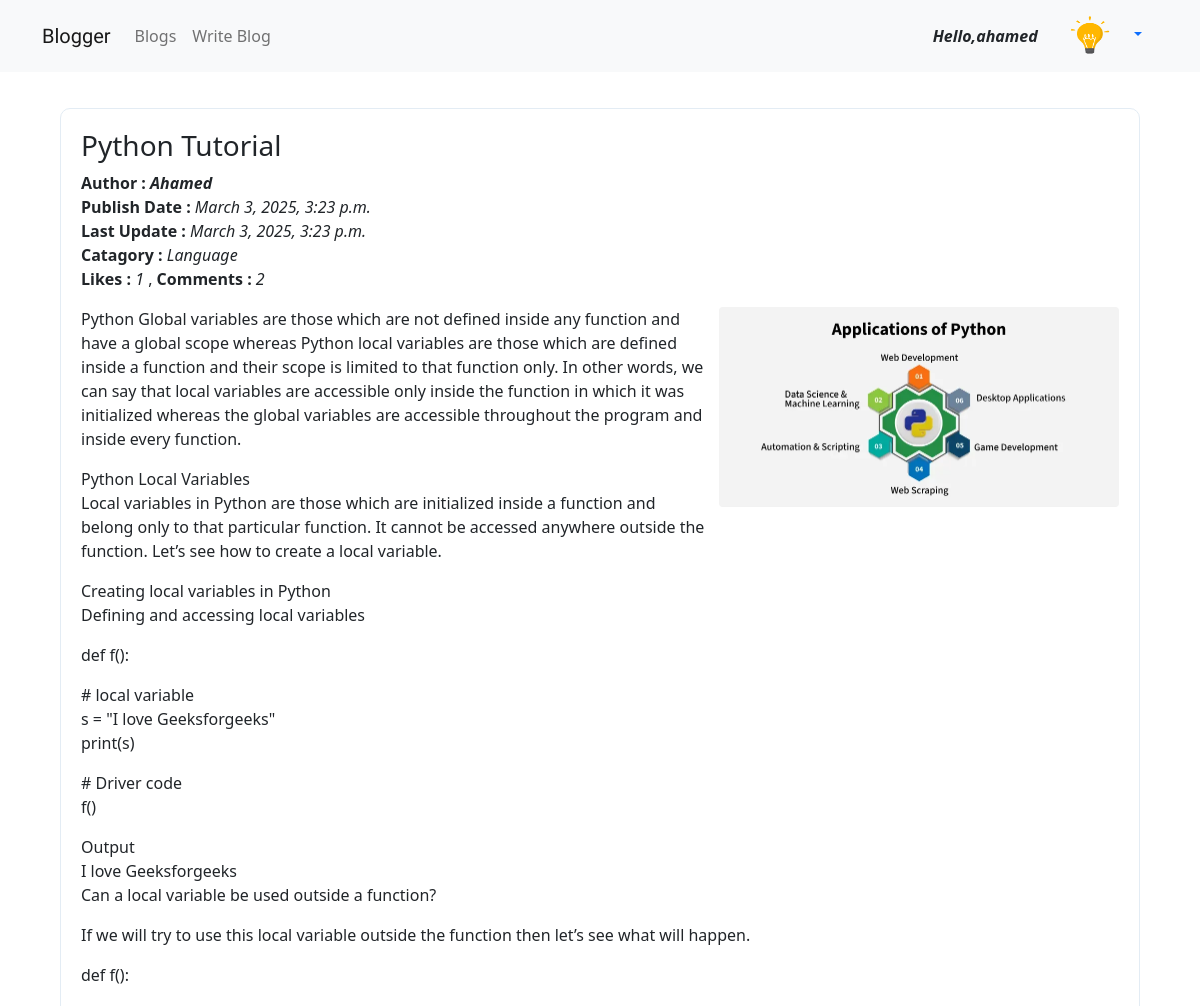
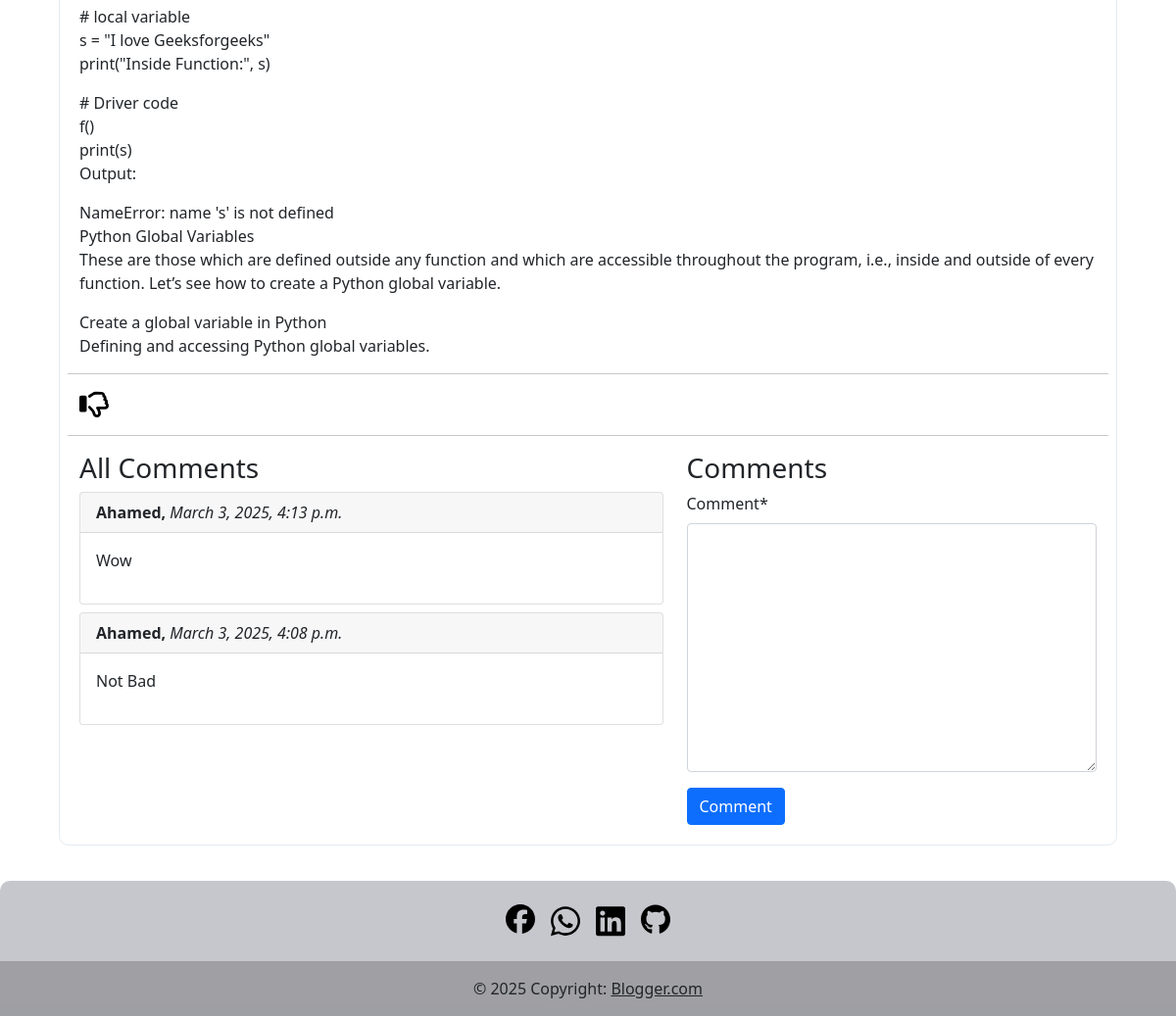
/blog/details/Python-Tutorial-48ed1571-4f7b-4520-b553-1087796576fe/ (signed in), run on the app's committed database (2 pictures, top to bottom).
### App_Login/models.py (models this page shows)
class UserProfile(models.Model):
    user = models.OneToOneField(User, related_name='user_profile', on_delete=models.CASCADE)
    profile_pic = models.ImageField(upload_to='profile_pics')

### App_Blog/models.py (models this page shows, shortened)
class Blog(models.Model):
    author = models.ForeignKey(User, on_delete=models.CASCADE,related_name='post_author')
    blog_title = models.CharField(max_length=264, verbose_name='Put a Title')
    slug = models.SlugField(max_length=264, unique=True)
    blog_content = models.TextField(verbose_name='What is on your mind?')
    catagory = models.CharField(max_length=150, verbose_name='Add Catagory')
    blog_image = models.ImageField(upload_to='blog_images', verbose_name='Image')
    publish_date = models.DateTimeField(auto_now_add=True)
    update_date = models.DateTimeField(auto_now=True)

class Comment(models.Model):
    blog = models.ForeignKey(Blog, on_delete=models.CASCADE, related_name='blog_comment')
    user = models.ForeignKey(User, on_delete=models.CASCADE, related_name='user_comment')
    comment = models.TextField()
    comment_date = models.DateTimeField(auto_now_add=True)
    class Meta:
        ordering = ('-comment_date',)

### App_Blog/views.py (the view, shortened to what this page needs)
# urls.py: path('details/<slug>/', views.blog_detail, name='blog_detail'),
@login_required
def blog_detail(request,slug):
    blog = Blog.objects.get(slug=slug)
    Comment_form = BlogCommentForm()
    already_liked = Likes.objects.filter(blog=blog,user=request.user)
    if already_liked:
        liked = True
    else:
        liked = False
    return render(request,'App_Blog/blog_detail.html',context={'blog':blog,'Comment_form':Comment_form,'liked':liked})

### App_Blog/froms.py
class BlogCommentForm(forms.ModelForm):
    class Meta:
        model = Comment
        fields = ('comment',)

### templates/App_Blog/blog_detail.html (shortened to what this page needs)
{% extends "base.html" %}
{%load static %}
{% load crispy_forms_tags %}
{% block body_block %}
<html>
    <head>
        <link rel="stylesheet" href="https://cdn.jsdelivr.net/npm/@fortawesome/fontawesome-free@6.6.0/css/fontawesome.min.css">
        <link rel="stylesheet" href="{% static 'style.css' %}">
    </head>
    <body>
        <div class="container" id="blog_response" style="border: 1px solid rgb(227, 236, 244);border-radius: 10px;padding: 20px;">
            <div class="row">
                <div class="col-md-12">
                    <h3>{{ blog.blog_title|capfirst }}</h3>
                    <div class="my-2">
                        <b>Author : <i>{{blog.author|capfirst}} </i></b><br>
                        <b>Publish Date : </b> <i>{{blog.publish_date}}</i><br>
                        <b>Last Update : </b> <i>{{blog.update_date}}</i><br>
                        <b>Catagory : </b> <i>{{blog.catagory}}</i><br>
                        <b>Likes : </b> <i>{{blog.liked_blog.count}}</i> ,
                        <b>Comments : </b> <i>{{blog.blog_comment.count}}</i>
                    </div>
                    <img src="/media/{{blog.blog_image}}" class="img-fluid rounded my-2" style="float: right; margin-left: 10px; width: 400px; height: auto;"  alt="Blog Image">
                    <p style="text-align:'justify'">{{ blog.blog_content|linebreaks }}</p>
                </div>
                <hr>
                <div clsas="d-flex">
                    {% if not liked %}
                    <a href="{% url 'App_Blog:liked' pk=blog.pk %}">
                        <svg class="mb-3" width="30px" xmlns="http://www.w3.org/2000/svg" viewBox="0 0 512 512"><path d="M323.8 34.8c-38.2-10.9-78.1 11.2-89 49.4l-5.7 20c-3.7 13-10.4 25-19.5 35l-51.3 56.4c-8.9 9.8-8.2 25 1.6 33.9s25 8.2 33.9-1.6l51.3-56.4c14.1-15.5 24.4-34 30.1-54.1l5.7-20c3.6-12.7 16.9-20.1 29.7-16.5s20.1 16.9 16.5 29.7l-5.7 20c-5.7 19.9-14.7 38.7-26.6 55.5c-5.2 7.3-5.8 16.9-1.7 24.9s12.3 13 21.3 13L448 224c8.8 0 16 7.2 16 16c0 6.8-4.3 12.7-10.4 15c-7.4 2.8-13 9-14.9 16.7s.1 15.8 5.3 21.7c2.5 2.8 4 6.5 4 10.6c0 7.8-5.6 14.3-13 15.7c-8.2 1.6-15.1 7.3-18 15.2s-1.6 16.7 3.6 23.3c2.1 2.7 3.4 6.1 3.4 9.9c0 6.7-4.2 12.6-10.2 14.9c-11.5 4.5-17.7 16.9-14.4 28.8c.4 1.3 .6 2.8 .6 4.3c0 8.8-7.2 16-16 16l-97.5 0c-12.6 0-25-3.7-35.5-10.7l-61.7-41.1c-11-7.4-25.9-4.4-33.3 6.7s-4.4 25.9 6.7 33.3l61.7 41.1c18.4 12.3 40 18.8 62.1 18.8l97.5 0c34.7 0 62.9-27.6 64-62c14.6-11.7 24-29.7 24-50c0-4.5-.5-8.8-1.3-13c15.4-11.7 25.3-30.2 25.3-51c0-6.5-1-12.8-2.8-18.7C504.8 273.7 512 257.7 512 240c0-35.3-28.6-64-64-64l-92.3 0c4.7-10.4 8.7-21.2 11.8-32.2l5.7-20c10.9-38.2-11.2-78.1-49.4-89zM32 192c-17.7 0-32 14.3-32 32L0 448c0 17.7 14.3 32 32 32l64 0c17.7 0 32-14.3 32-32l0-224c0-17.7-14.3-32-32-32l-64 0z"/></svg> </a>
                    {% else %}
                    <a href="{% url 'App_Blog:unliked' pk=blog.pk %}">
                    </a>
                    {% endif %}
                </div>
                <hr>
                <div class="col-md-7">
                    <h3>All Comments</h3>
                    {% for comment in blog.blog_comment.all %}
                    <div class="card my-2">
                        <div class="card-header">
                            <b>{{comment.user}},</b>
                            <i>{{comment.comment_date}}</i>
                        </div>
                        <div class="card-body">
                            <p>{{comment.comment}}</p>
                        </div>
                    </div>
                    {% endfor %}
                </div>
                <div class="col-md-5">
                    <h3>Comments</h3>
                    <form method="POST">
                        {{ Comment_form|crispy }}
                        <button type="submit" class="btn btn-primary">Comment</button>
                    </form>
                </div>
            </div>
        </div>
{% endblock %}

### templates/base.html (shortened to what this page needs)
<!DOCTYPE html>
<html>
    <head>
        <link rel="stylesheet" href="">
        <link href="https://cdn.jsdelivr.net/npm/bootstrap@5.0.2/dist/css/bootstrap.min.css" rel="stylesheet">
      <link rel="stylesheet" href="https://cdnjs.cloudflare.com/ajax/libs/font-awesome/6.5.1/css/all.min.css">
    </head>
    <body class="">
      {%block nav_block%}
        <nav class="navbar navbar-expand-lg navbar-light bg-light">
            <div class="container">
              <a style="font-family: Rubik Wet Paint;" class=" navbar-brand" href="{% url 'home' %}">Blogger</a>
              <div class="collapse navbar-collapse" id="navbarSupportedContent">
                <ul class="navbar-nav me-auto mb-2 mb-lg-0">
                  <li class="nav-item">
                    <a class="nav-link" aria-current="page" href="{% url 'App_Blog:blog_list' %}">Blogs</a>
                  </li>
                  <li class="nav-item">
                    <a class="nav-link" href="{% url 'App_Blog:create_blog' %}">Write Blog</a>
                  </li>
                </ul>
                <form class="d-flex">
                  {% if user.is_authenticated %}
                 <i class='mt-3'><b>Hello,{{user.username}}</b></i>
                  <div class="nav-item dropdown">
                    <a class="nav-link dropdown-toggle" href="#" id="navbarDropdown" role="button" data-bs-toggle="dropdown" aria-expanded="false">
                      <img src="/media/{{user.user_profile.profile_pic}}" class="rounded-circle mx-3" width='40px' height='40px' alt="Profile">
                    </a>
                  </div>
                  {% else %}
                  <button class="btn btn-sm btn-outline-primary mx-2 ">
                    <a style="color:rgb(3, 61, 104);font-weight:600" class="nav-link " href="{% url 'App_Login:login' %}">LogIn</a>
                  </button>
                  {% endif %}
                </form>
              </div>
            </div>
          </nav>
          {%endblock%}
        {% block body_block %}{% endblock %}
  <footer class="text-center text-lg-start" style="background-color:rgb(198, 199, 205);width:100%;border-radius:10px 10px 0 0;">
    <div class="container d-flex justify-content-center py-4">
        <a class='mx-2' href="https://www.facebook.com/ahamedshojib69/" class="text-white">
        </a>
        <a class='mx-2' href="https://wa.me/1634260670?text=Hello%20I%20need%20help!" target="_blank" class="text-white">
        </a>
        <a class='mx-2' href="https://www.linkedin.com/in/mehedi-hasan-shojib" class="text-white">
        </a>
        <a class='mx-2' href="https://github.com/Ahamed-Shojib" class="text-white">
        </a>
    </div>
    <div class="text-center text-dark p-3" style="background-color: rgba(0, 0, 0, 0.2);">
      © 2025 Copyright:
      <a class="text-dark" href="https://github.com/Ahamed-Shojib/Blog_With_Django">Blogger.com</a>
    </div>
  </footer>
    </body>
</html>

### static/style.css (style rules this page uses)
@media only screen and (min-width: 769px) { #blog_response { max-width: 90%; margin: 3% auto; } }

### data on the page
Blog: blog_title "Python Tutorial", author "Ahamed", publish_date "March 3, 2025, 3:23 p.m.", update_date "March 3, 2025, 3:23 p.m.", catagory "Language", liked_blog.count "1", blog_comment.count "2", blog_image (picture), blog_content "Python Global variables are those which are not defined inside any function and have a global scope whereas Python local variables are those which are defined inside a function and their scope is limited to that function only. In other words, we can say that local variables are accessible only inside the function in which it was initialized whereas the global variables are accessible throughout the program and inside every function. Python Local Variables Local variables in Python are those which are initialized inside a function and belong only to that particular function. It cannot be accessed anywhere outside the function. Let’s see how to create a local variable. Creating local…"
Comment: user "Ahamed", comment_date "March 3, 2025, 4:13 p.m.", comment "Wow"
Comment: user "Ahamed", comment_date "March 3, 2025, 4:08 p.m.", comment "Not Bad"

### other printed values
{{ user.username }} "ahamed"
